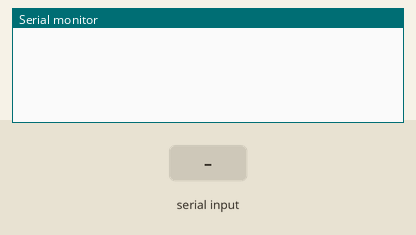
The sketch below on a simulated Arduino Uno, built with avr-gcc and run on an emulated ATmega328P. Parts: the last lines printed to the serial monitor. The inputs (shaded band) are chosen by the test bench.

Above: at 1.2 s.
1.3 s: "90,45,200\n" received over Serial
At 3.4 s:
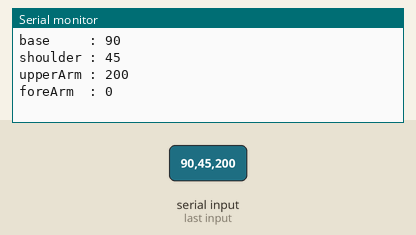
3.8 s: "30,150,10\n" received over Serial
At 5.3 s:
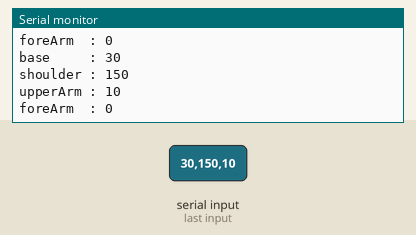

Measured:
- after the input at 1.3 s, the serial monitor: prints a new line after 1.0 s (image 1)
- after the input at 3.8 s, the serial monitor: prints a new line after 1.0 s (image 2)

The sketch:

03_protocol_test.ino
```cpp
void setup() {
  Serial.begin(115200);
}

void loop() {
  int baseA, shoulderA, upperA, foreA;

  while (Serial.available() > 0) {
    baseA     = Serial.parseInt();
    shoulderA = Serial.parseInt();
    upperA    = Serial.parseInt();
    foreA     = Serial.parseInt();

    if (Serial.read() == 'd') {
      Serial.println("Received Signal");
    }

    String base     = "base     : " + String(baseA);
    String shoulder = "shoulder : " + String(shoulderA);
    String upperArm = "upperArm : " + String(upperA);
    String foreArm  = "foreArm  : " + String(foreA);

    Serial.println(base);
    Serial.println(shoulder);
    Serial.println(upperArm);
    Serial.println(foreArm);
  }
}
```
